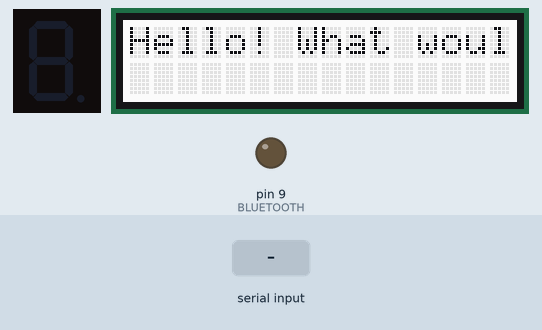
A sketch run on a simulated Arduino Uno, built with avr-gcc and run on an emulated ATmega328P. On the bench: 1-digit seven-segment display, 16×2 character LCD, output pins drawn as LEDs (lit = HIGH). Wiring (inferred from the names in the program): 1-digit 7-segment display, segments lit when HIGH: segments pin 2, pin 3, pin 4, pin 5, pin 6, pin 12, pin 8. The inputs (shaded band) are chosen by the test bench. The segment pins are drawn as the display they are named for; pins used as bus, display or sensor lines are not drawn; what the sketch prints to the serial monitor is not drawn.

Above: at 4.2 s.
At 13.7 s:
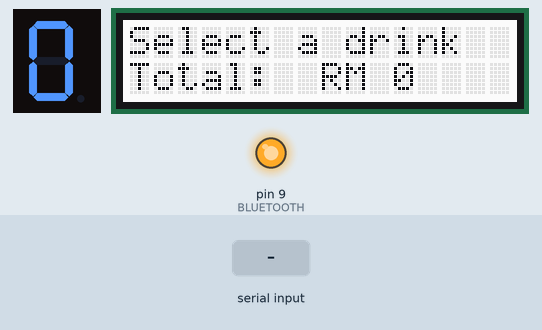
13.8 s: "3" received over the second serial link
At 15.0 s:
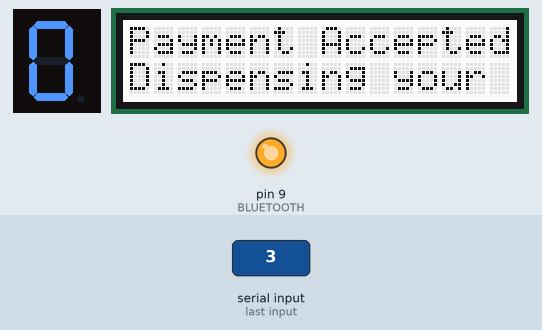
At 25.5 s:
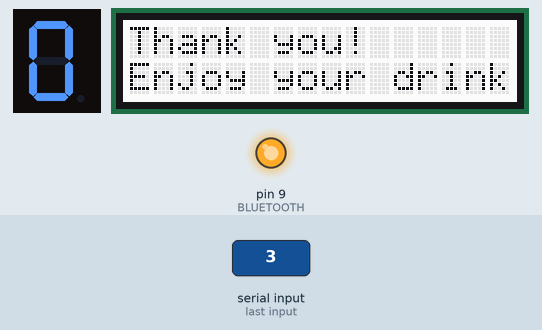
Timing chart, 0 to 26.5 s (numbered marks = the images above; inputs shaded):
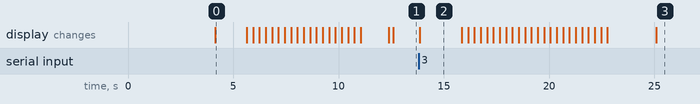

Measured:
- after the input at 13.8 s, the display: changes after 0.05 s (image 2)
- what the display in image 0 shows lasts 1.5 s, from 4.1 s to 5.6 s
- what the display in image 2 shows lasts 2.0 s, from 13.8 s to 15.8 s

The sketch:

HCI_ARDUINO.ino
```cpp
#include <Wire.h>
#include <SoftwareSerial.h>
#include "rgb_lcd.h"

#define BLUETOOTH_SPEED 9600

#define segA 2
#define segB 3
#define segC 4
#define segD 5
#define segE 6
#define segF 12
#define segG 8

SoftwareSerial BTSerial(10, 11); // RX | TX

rgb_lcd lcd;

const int BLUETOOTH = 9;

const String title = " Welcome To  ";
const String title2 = " Yogurt 4 All ";
const String message = "Hello! What would you like today?";
const String total = "Total:  RM ";
const String thankYouText1 = "Thank you!";
const String thankYouText2 = "Enjoy your drink!";
const String askPaymentText = "Pay with Paywave";
const String askPaymentText2 = "To Proceed";
const String paymentText = "Payment Accepted!";
const String dispenseText = "Dispensing your drink......";

int COUNT = 0;

void initiateLCD();
void reset();
void setCursorRow1(String message);
void setCursorRow2(String message);
void initiateBluetooth();
void bluetoothHelper();
void askForPayment();
void dispenseProduct();
void thankYou();
void buttonHelper();
void releaseKey();
void segDisplay();

void setup()
{
  Serial.begin(9600);

  pinMode(BLUETOOTH, OUTPUT);
  pinMode(segA, OUTPUT);
  pinMode(segB, OUTPUT);
  pinMode(segC, OUTPUT);
  pinMode(segD, OUTPUT);
  pinMode(segE, OUTPUT);
  pinMode(segF, OUTPUT);
  pinMode(segG, OUTPUT);

  initiateLCD();
  initiateBluetooth();

  delay(200);
}

void loop()
{
  bluetoothHelper();
//  buttonHelper();
  segDisplay();
  lcd.setCursor(11, 1);
  lcd.print(COUNT*3);
}

void initiateLCD() {
  lcd.begin(16, 2); // set up the LCD's number of columns and rows:
  reset();
}

void reset() {
  lcd.clear();
  lcd.setRGB(0, 0, 150);
  setCursorRow1(title);
  setCursorRow2(title2);

  lcd.blinkLED();
  delay(4000);
  lcd.noBlinkLED();

  lcd.setRGB(255, 255, 255);

  setCursorRow1(message);
  setCursorRow2("                ");
  delay(1500);

  for (int i = 0; i < message.length()-14; i++) {
    lcd.scrollDisplayLeft();
    delay(300);
  }
  delay(1000);

  lcd.clear();

  setCursorRow1("Select a drink");
  lcd.setCursor(0, 1);
  lcd.print(total);
  lcd.setCursor(11, 1);
  lcd.print(COUNT);
}

void setCursorRow1(String message) {
  lcd.setCursor(0, 0);
  lcd.print(message);
}

void setCursorRow2(String message) {
  lcd.setCursor(0, 1);
  lcd.print(message);
}

void initiateBluetooth() {
  digitalWrite(BLUETOOTH, HIGH);
  Serial.println("Enter AT commands:");
  BTSerial.begin(BLUETOOTH_SPEED);
}

void bluetoothHelper() {
  if (BTSerial.available() || Serial.available()) {
    byte r = BTSerial.read();
    byte s = Serial.read();
    BTSerial.flush();
    Serial.println(r);
    Serial.println(s);

    if (r == 51) {
      dispenseProduct();
    } else if (r == 65 || s == 65) {

    } else if (r == 68 || s == 68) {
      COUNT++;
    } else if (r == 69 || s == 69) {
      COUNT--;
    } else if (r == 70 || s == 70) {
      askForPayment();
    } else if (r == 71 || s == 71) {
      COUNT = 0;
      reset();
    }
  }

//  if (Serial.available()) {
//    BTSerial.write(Serial.read());
//    delay(300);
//  }
}

void askForPayment() {
  lcd.clear();
  lcd.setRGB(0, 150, 0);
  setCursorRow1(askPaymentText);
  lcd.setCursor(0, 1);
  lcd.print(total);
  lcd.setCursor(11, 1);
  lcd.print(COUNT*3);
}

void dispenseProduct() { //planned to build a real motor to dispense drink, but whatever
  lcd.clear();
  COUNT = 0;
  setCursorRow1(paymentText);
  setCursorRow2(dispenseText);
  delay(2000);

  for (int i = 0; i < dispenseText.length()-3; i++) {
    lcd.scrollDisplayLeft();
    delay(300);
  }

  delay(2000);
  thankYou();
}

void thankYou() {
  lcd.clear();
  lcd.blinkLED();
  setCursorRow1(thankYouText1);
  setCursorRow2(thankYouText2);
  delay(5000);
  lcd.noBlinkLED();

  reset();
}

//void buttonHelper() {
//
//  if (digitalRead(BUTTON) == HIGH) {
//    Serial.println('A');
//  }
//
//  delay(100);
//}

void releaseKey() {
  Serial.println('Z');
}

void segDisplay() {
  switch(COUNT) {
    case 0:// when count value is 0 show”0” on disp
      digitalWrite(segA, HIGH);
      digitalWrite(segB, HIGH);
      digitalWrite(segC, HIGH);
      digitalWrite(segD, HIGH);
      digitalWrite(segE, HIGH);
      digitalWrite(segF, HIGH);
      digitalWrite(segG, LOW);
      break;

    case 1:// when count value is 1 show”1” on disp
      digitalWrite(segA, LOW);
      digitalWrite(segB, HIGH);
      digitalWrite(segC, HIGH);
      digitalWrite(segD, LOW);
      digitalWrite(segE, LOW);
      digitalWrite(segF, LOW);
      digitalWrite(segG, LOW);
      break;

    case 2:// when count value is 2 show”2” on disp
      digitalWrite(segA, HIGH);
      digitalWrite(segB, HIGH);
      digitalWrite(segC, LOW);
      digitalWrite(segD, HIGH);
      digitalWrite(segE, HIGH);
      digitalWrite(segF, LOW);
      digitalWrite(segG, HIGH);
      break;

    case 3:// when count value is 3 show”3” on disp
      digitalWrite(segA, HIGH);
      digitalWrite(segB, HIGH);
      digitalWrite(segC, HIGH);
      digitalWrite(segD, HIGH);
      digitalWrite(segE, LOW);
      digitalWrite(segF, LOW);
      digitalWrite(segG, HIGH);
      break;

    case 4:// when count value is 4 show”4” on disp
      digitalWrite(segA, LOW);
      digitalWrite(segB, HIGH);
      digitalWrite(segC, HIGH);
      digitalWrite(segD, LOW);
      digitalWrite(segE, LOW);
      digitalWrite(segF, HIGH);
      digitalWrite(segG, HIGH);
      break;

    case 5:// when count value is 5 show”5” on disp
      digitalWrite(segA, HIGH);
      digitalWrite(segB, LOW);
      digitalWrite(segC, HIGH);
      digitalWrite(segD, HIGH);
      digitalWrite(segE, LOW);
      digitalWrite(segF, HIGH);
      digitalWrite(segG, HIGH);
      break;

    case 6:// when count value is 6 show”6” on disp
      digitalWrite(segA, HIGH);
      digitalWrite(segB, LOW);
      digitalWrite(segC, HIGH);
      digitalWrite(segD, HIGH);
      digitalWrite(segE, HIGH);
      digitalWrite(segF, HIGH);
      digitalWrite(segG, HIGH);
      break;

    case 7:// when count value is 7 show”7” on disp
      digitalWrite(segA, HIGH);
      digitalWrite(segB, HIGH);
      digitalWrite(segC, HIGH);
      digitalWrite(segD, LOW);
      digitalWrite(segE, LOW);
      digitalWrite(segF, LOW);
      digitalWrite(segG, LOW);
      break;

    case 8:// when count value is 8 show”8” on disp
      digitalWrite(segA, HIGH);
      digitalWrite(segB, HIGH);
      digitalWrite(segC, HIGH);
      digitalWrite(segD, HIGH);
      digitalWrite(segE, HIGH);
      digitalWrite(segF, HIGH);
      digitalWrite(segG, HIGH);
      break;

    case 9:// when count value is 9 show”9” on disp
      digitalWrite(segA, HIGH);
      digitalWrite(segB, HIGH);
      digitalWrite(segC, HIGH);
      digitalWrite(segD, HIGH);
      digitalWrite(segE, LOW);
      digitalWrite(segF, HIGH);
      digitalWrite(segG, HIGH);
      break;

    default:
     break;
  }

}
```
